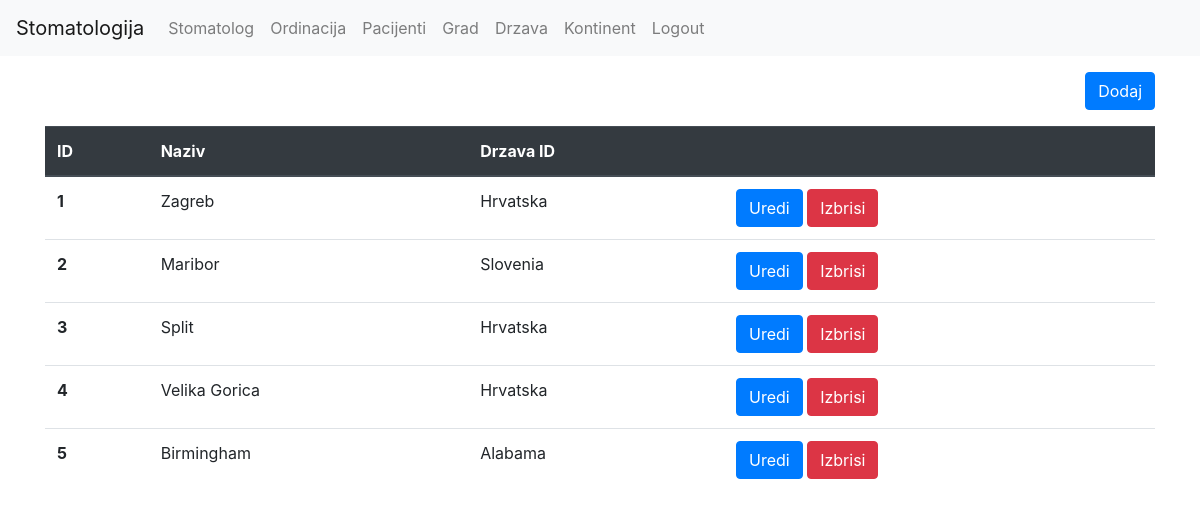
The app's page /grad/index.php (signed in), older data.
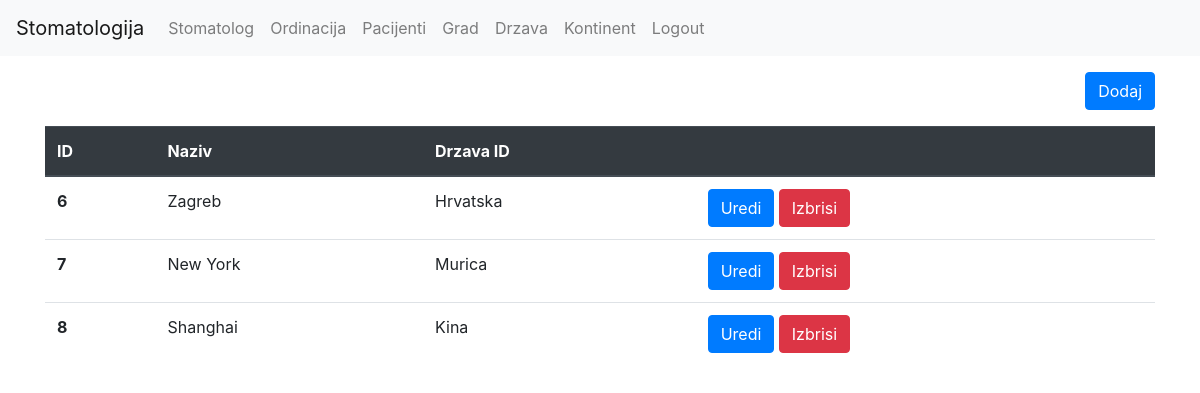
The same page, newer data.
### tables this page shows
CREATE TABLE `drzava` (
  `id` int(11) NOT NULL,
  `country_name` varchar(50) NOT NULL,
  `continent_id` int(11) NOT NULL
);

CREATE TABLE `grad` (
  `id` int(11) NOT NULL,
  `city_name` varchar(255) NOT NULL,
  `country_id` int(11) NOT NULL
);

### grad/index.php (the view, shortened to what this page needs)
<?php
require('../util/db.php');
require('../frontend/header.php');
require('../frontend/footer.php');
$stmt = $db->query('SELECT * FROM drzava INNER JOIN grad ON grad.country_id = drzava.id');
$rows = $stmt->fetchAll();
echo $header;
?>
<div class="container">
	<a href="/stomatologija/grad/form.php" class="btn btn-primary mt-3 mb-3 float-right">Dodaj</a>
	<table class="table">
	  <thead class="thead-dark">
		<tr>
		  <th scope="col">ID</th>
		  <th scope="col">Naziv</th>
      	<th scope="col">Drzava ID</th>
		  <th scope="col"></th>
		</tr>
	  </thead>
	  <tbody>
		<?php foreach($rows as $row) { ?>
		<tr>
		  <th scope="row"><?php echo $row['id']; ?></th>
		  <td><?php echo $row['city_name']; ?></td>
		  <td><?php echo $row['country_name']; ?></td>
		  <td>
		  <a class="btn btn-primary" href="/stomatologija/grad/form.php?id=<?php echo $row['id']; ?>">Uredi</a>
		  <a class="btn btn-danger" href="/stomatologija/grad/delete.php?id=<?php echo $row['id']; ?>">Izbrisi</a>
		  </td>
		</tr>
		<?php } ?>
	  </tbody>
	</table>
</div>
<?php
echo $footer;
?>

Row changes from the older to the newer data that the page shows:
removed drzava: grad.id "1", grad.city_name "Zagreb", country_name "Hrvatska", grad.id "3", grad.city_name "Split", grad.id "4", grad.city_name "Velika Gorica"
removed drzava: grad.id "2", grad.city_name "Maribor", country_name "Slovenia"
removed drzava: grad.id "5", grad.city_name "Birmingham", country_name "Alabama"
added drzava: grad.id "6", grad.city_name "Zagreb", country_name "Hrvatska"
added drzava: grad.id "7", grad.city_name "New York", country_name "Murica"
added drzava: grad.id "8", grad.city_name "Shanghai", country_name "Kina"
